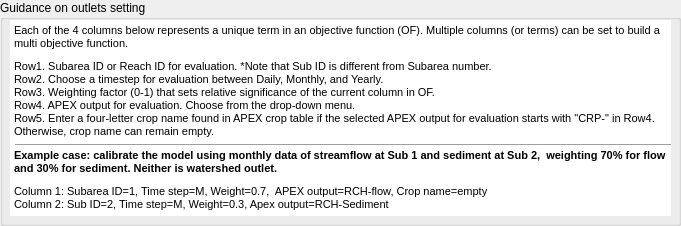
     <widget class="QGroupBox" name="groupBox_4">
      <property name="geometry">
       <rect>
        <x>10</x>
        <y>20</y>
        <width>681</width>
        <height>226</height>
       </rect>
      </property>
      <property name="title">
       <string>Guidance on outlets setting</string>
      </property>
      <widget class="QTextEdit" name="textEdit">
       <property name="geometry">
        <rect>
         <x>10</x>
         <y>20</y>
         <width>661</width>
         <height>126</height>
        </rect>
       </property>
       <property name="frameShape">
        <enum>QFrame::NoFrame</enum>
       </property>
       <property name="readOnly">
        <bool>true</bool>
       </property>
       <property name="html">
        <string>&lt;!DOCTYPE HTML PUBLIC &quot;-//W3C//DTD HTML 4.0//EN&quot; &quot;http://www.w3.org/TR/REC-html40/strict.dtd&quot;&gt;
&lt;html&gt;&lt;head&gt;&lt;meta name=&quot;qrichtext&quot; content=&quot;1&quot; /&gt;&lt;style type=&quot;text/css&quot;&gt;
p, li { white-space: pre-wrap; }
&lt;/style&gt;&lt;/head&gt;&lt;body style=&quot; font-family:'MS Shell Dlg 2'; font-size:8.14286pt; font-weight:400; font-style:normal;&quot;&gt;
&lt;p style=&quot; margin-top:0px; margin-bottom:0px; margin-left:0px; margin-right:0px; -qt-block-indent:0; text-indent:0px;&quot;&gt;&lt;span style=&quot; font-size:8pt;&quot;&gt;Each of the 4 columns below represents a unique term in an objective function (OF). Multiple columns (or terms) can be set to build a multi objective function. &lt;/span&gt;&lt;/p&gt;
&lt;p style=&quot; margin-top:0px; margin-bottom:0px; margin-left:0px; margin-right:0px; -qt-block-indent:0; text-indent:0px;&quot;&gt;&lt;span style=&quot; font-size:6pt;&quot;&gt; &lt;/span&gt;&lt;/p&gt;
&lt;p style=&quot; margin-top:0px; margin-bottom:0px; margin-left:0px; margin-right:0px; -qt-block-indent:0; text-indent:0px;&quot;&gt;&lt;span style=&quot; font-size:8pt;&quot;&gt;Row1. Subarea ID or Reach ID for evaluation. *Note that Sub ID is different from Subarea number.&lt;/span&gt;&lt;/p&gt;
&lt;p style=&quot; margin-top:0px; margin-bottom:0px; margin-left:0px; margin-right:0px; -qt-block-indent:0; text-indent:0px;&quot;&gt;&lt;span style=&quot; font-size:8pt;&quot;&gt;Row2. Choose a timestep for evaluation between Daily, Monthly, and Yearly.&lt;/span&gt;&lt;/p&gt;
&lt;p style=&quot; margin-top:0px; margin-bottom:0px; margin-left:0px; margin-right:0px; -qt-block-indent:0; text-indent:0px;&quot;&gt;&lt;span style=&quot; font-size:8pt;&quot;&gt;Row3. Weighting factor (0-1) that sets relative significance of the current column in OF.&lt;/span&gt;&lt;/p&gt;
&lt;p style=&quot; margin-top:0px; margin-bottom:0px; margin-left:0px; margin-right:0px; -qt-block-indent:0; text-indent:0px;&quot;&gt;&lt;span style=&quot; font-size:8pt;&quot;&gt;Row4. APEX output for evaluation. Choose from the drop-down menu.&lt;/span&gt;&lt;/p&gt;
&lt;p style=&quot; margin-top:0px; margin-bottom:0px; margin-left:0px; margin-right:0px; -qt-block-indent:0; text-indent:0px;&quot;&gt;&lt;span style=&quot; font-size:8pt;&quot;&gt;Row5. Enter a four-letter crop name found in APEX crop table if the selected APEX output for evaluation starts with &amp;quot;CRP-&amp;quot; in Row4. Otherwise, crop name can remain empty.&lt;/span&gt;&lt;/p&gt;&lt;/body&gt;&lt;/html&gt;</string>
       </property>
      </widget>
      <widget class="QTextEdit" name="textEdit_3">
       <property name="geometry">
        <rect>
         <x>10</x>
         <y>145</y>
         <width>661</width>
         <height>71</height>
        </rect>
       </property>
       <property name="font">
        <font>
         <italic>false</italic>
        </font>
       </property>
       <property name="frameShape">
        <enum>QFrame::NoFrame</enum>
       </property>
       <property name="html">
        <string>&lt;!DOCTYPE HTML PUBLIC &quot;-//W3C//DTD HTML 4.0//EN&quot; &quot;http://www.w3.org/TR/REC-html40/strict.dtd&quot;&gt;
&lt;html&gt;&lt;head&gt;&lt;meta name=&quot;qrichtext&quot; content=&quot;1&quot; /&gt;&lt;style type=&quot;text/css&quot;&gt;
p, li { white-space: pre-wrap; }
&lt;/style&gt;&lt;/head&gt;&lt;body style=&quot; font-family:'MS Shell Dlg 2'; font-size:8.14286pt; font-weight:400; font-style:normal;&quot;&gt;
&lt;p style=&quot; margin-top:0px; margin-bottom:0px; margin-left:0px; margin-right:0px; -qt-block-indent:0; text-indent:0px;&quot;&gt;&lt;span style=&quot; font-size:8pt; font-weight:600;&quot;&gt;Example case: calibrate the model using monthly data of streamflow at Sub 1 and sediment at Sub 2,  weighting 70% for flow and 30% for sediment. Neither is watershed outlet.&lt;/span&gt;&lt;/p&gt;
&lt;p style=&quot; margin-top:0px; margin-bottom:0px; margin-left:0px; margin-right:0px; -qt-block-indent:0; text-indent:0px;&quot;&gt;&lt;span style=&quot; font-size:6pt;&quot;&gt;  &lt;/span&gt;&lt;/p&gt;
&lt;p style=&quot; margin-top:0px; margin-bottom:0px; margin-left:0px; margin-right:0px; -qt-block-indent:0; text-indent:0px;&quot;&gt;&lt;span style=&quot; font-size:8pt;&quot;&gt;Column 1: Subarea ID=1, Time step=M, Weight=0.7,  APEX output=RCH-flow, Crop name=empty&lt;/span&gt;&lt;/p&gt;
&lt;p style=&quot; margin-top:0px; margin-bottom:0px; margin-left:0px; margin-right:0px; -qt-block-indent:0; text-indent:0px;&quot;&gt;&lt;span style=&quot; font-size:8pt;&quot;&gt;Column 2: Sub ID=2, Time step=M, Weight=0.3, Apex output=RCH-Sediment&lt;/span&gt;&lt;/p&gt;&lt;/body&gt;&lt;/html&gt;</string>
       </property>
      </widget>
      <widget class="Line" name="line_3">
       <property name="geometry">
        <rect>
         <x>15</x>
         <y>135</y>
         <width>656</width>
         <height>21</height>
        </rect>
       </property>
       <property name="lineWidth">
        <number>1</number>
       </property>
       <property name="orientation">
        <enum>Qt::Horizontal</enum>
       </property>
      </widget>
     </widget>
